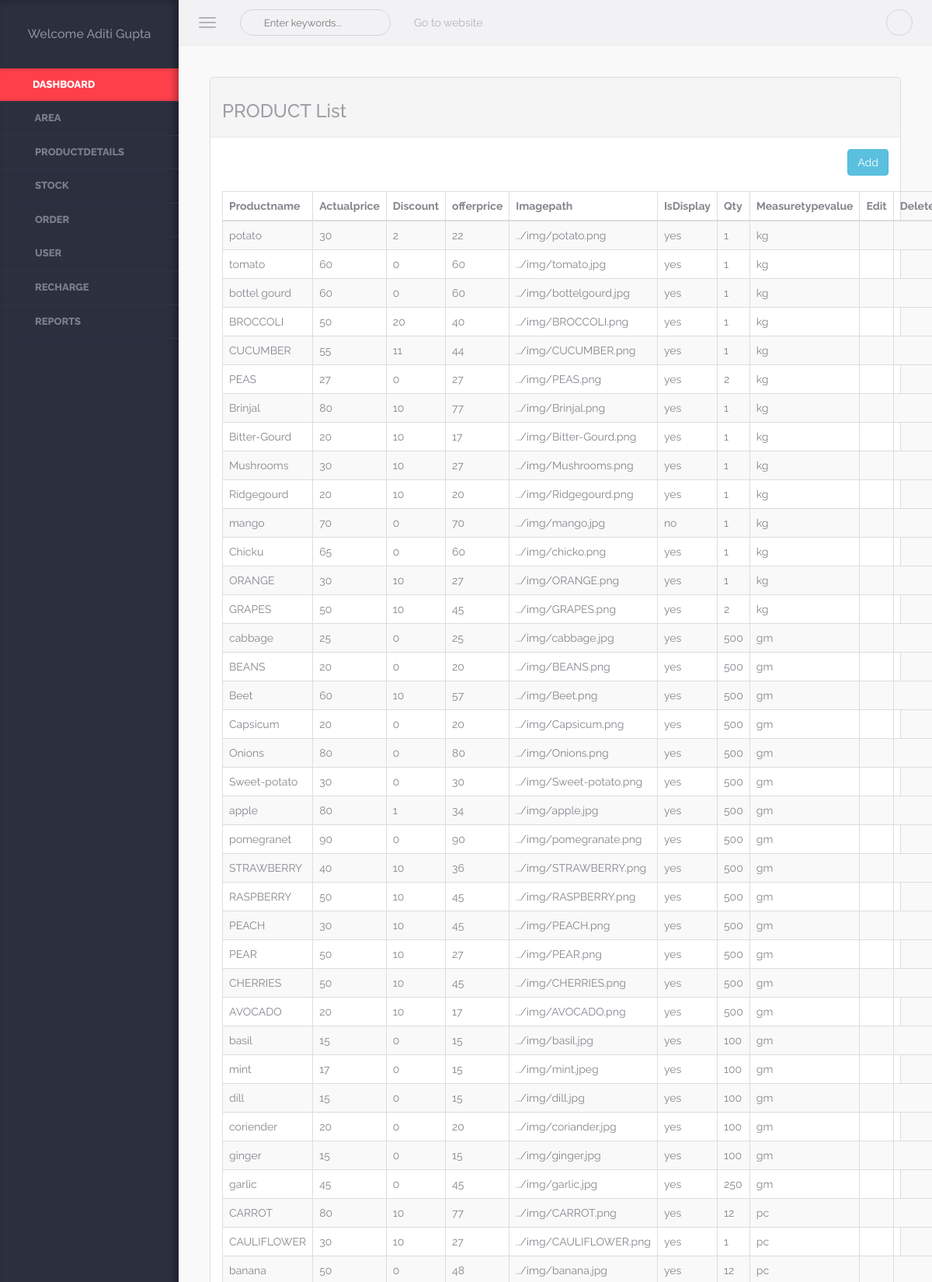
Page /admin/display_product.php (signed in, upper part) on the committed database.
### tables this page shows
CREATE TABLE `user` (
  `Userid` int(5) NOT NULL,
  `Username` varchar(50) NOT NULL,
  `Password` varchar(8) NOT NULL,
  `Usertypeid` int(5) NOT NULL,
  `Fname` varchar(50) NOT NULL,
  `Lname` varchar(50) NOT NULL,
  `Mobileno` bigint(10) NOT NULL,
  `Address` varchar(100) NOT NULL,
  `Areaid` int(5) NOT NULL,
  `Email` varchar(50) NOT NULL,
  `DOB` date NOT NULL,
  `DOL` datetime NOT NULL,
  `Visitcnt` int(5) NOT NULL,
  `Isauthenticate` bit(1) NOT NULL
);

CREATE TABLE `product` (
  `Productid` int(5) NOT NULL,
  `Productname` varchar(50) NOT NULL,
  `Actualprice` int(5) NOT NULL,
  `Discount` int(5) NOT NULL DEFAULT '0',
  `Offerprice` int(5) NOT NULL,
  `Categoryid` int(5) NOT NULL,
  `Imagepath` varchar(50) NOT NULL,
  `Isdisplay` bit(1) NOT NULL,
  `Description` varchar(100) NOT NULL,
  `Qty` int(5) NOT NULL,
  `Measuretypeid` int(5) NOT NULL
);

CREATE TABLE `measuretype` (
  `Measuretypeid` int(5) NOT NULL,
  `Measuretypevalue` varchar(50) NOT NULL,
  `Isdisplay` bit(1) NOT NULL
);

### Class/User.php (called while the page is built, shortened)
<?php
class User
{
	public function display1($uid)
	{
			$conn=new mysqli("localhost","root","","db_alboutveggies");
			$qry="SELECT Fname,Lname,Mobileno,Address,Email FROM User WHERE Userid=".$uid;
			$data=mysqli_query($conn,$qry);
			return $data;
				}
}
?>

### Class/Product.php (called while the page is built, shortened)
<?php
class Product
{
	public function displayall()
	{
			$conn=new mysqli("localhost","root","","db_alboutveggies");
			$qry="SELECT Product.Productid,Product.Productname,Product.Actualprice,Product.Discount,Product.Offerprice,Category.Categoryname,Product.Imagepath, Product.Isdisplay,Product.Description,Product.Qty,Measuretype.Measuretypevalue FROM Product,Category,Measuretype WHERE Product.Categoryid=Category.Categoryid AND Product.Measuretypeid=Measuretype.Measuretypeid";
			$data=mysqli_query($conn,$qry);
			return $data;
	}
}
?>

### admin/display_product.php (the view, shortened to what this page needs)
<?php
	include_once("header.php");
?>
<div class="warper container-fluid">
<?php
include_once("../class/Product.php");
$obj=new Product();
if(isset($_GET["Id"]))
	{
		$cid=$_GET["Id"];
		$rec=$obj->select($cid);
	}
	else
	{
		$rec=$obj->displayall();
	}
$data="<body><div class='warper container-fluid'>
                <div class='panel panel-default'>
                    <div class='panel-heading'><h3>PRODUCT List</h3></div>
                    <div class='panel-body'>
					<form class='form-horizontal' method='post'>
					<div align=right>
					   <input type=submit class='btn btn-info' Name=btnPro value=' Add '>
					</div>
					</form>
					<br>
<table cellpadding=0 cellspacing=0 border=0 class='table table-striped table-bordered' id=basic-datatable>
                            <thead>
                                <tr>
                                    <th>Productname</th>
									<th>Actualprice</th>
									<th>Discount</th>
									<th>offerprice</th>
									<th>Imagepath</th>
                                    <th>IsDisplay</th>
									<th>Qty</th>
									<th>Measuretypevalue</th>
									<th>Edit</th>
<th>Delete</th>
                                </tr>
                            </thead><tbody>";
while($result=mysqli_fetch_array($rec))
{
	if($result[7]==1)
		{
			$temp="yes";
		}
		else
		{
			$temp="no";
		}
		$data.="<tr class='odd gradeX'><td>".$result[1]."</td><td>".$result[2]."</td><td>".$result[3]."</td><td>".$result[4]."</td><td>".$result[6]."</td><td>".$temp."</td><td>".$result[9]."</td><td>".$result[10]."</td><td><a href='edit_product.php?Id=".$result[0]."'><i class='fa fa-pencil'></i> </a></td><td><a href='javascript:delete_id(".$result[0].")'><i class='fa fa-trash'></i> </a></td></tr>";
}
$data.="</tbody></table></div>
                </div></body>";
				echo $data;
?>
        </div>
          			<?php
	include_once("footer.php");
?>
</body>
</html>

### admin/header.php (shortened to what this page needs)
<!DOCTYPE html>
<html lang="en">
<head>
    <link rel="stylesheet" href="assets/css/plugins/typeahead/typeahead.css" />
    <link rel="stylesheet" href="assets/css/switch-buttons/switch-buttons.css" />
	<link rel="stylesheet" href="assets/css/bootstrap/bootstrap.css" />
    <link rel="stylesheet" href="assets/css/fontawesome/font-awesome.css" />
    <link rel="stylesheet" href="assets/css/plugins/bootstrap-tagsinput/bootstrap-tagsinput.css" />
    <link rel="stylesheet" href="assets/css/plugins/bootstrap-chosen/chosen.css" />
    <link rel="stylesheet" href="assets/css/plugins/bootstrap-datetimepicker/bootstrap-datetimepicker.css" />
    <link rel="stylesheet" href="assets/css/plugins/calendar/calendar.css" />
    <link rel="stylesheet" href="assets/css/app/app.v1.css" />
</head>
<body >
<?php
		include_once("../class/User.php");
	$obj=new User();
	$Uid=$_SESSION["uid"];
$Utid=$_SESSION["utid"];
	$rec=$obj->display1($Uid);
$data="	<aside class='left-panel'>
            <div class='user text-center'>";
	if($result=mysqli_fetch_array($rec))
	{
				$data.="<h4 class='user-name'>Welcome ".$result[0]."&nbsp;".$result[1]."</h4>";
	}
	$data.="</div>
	<nav class='navigation'>
            	<ul class='list-unstyled'>
                	<li class='active'><a href='index.php'><i class='fa fa-bookmark-o'></i><span class='nav-label'>Dashboard</span></a></li>
               ";
    if($Utid==1)
	{
       $data.="
                    <li class='has-submenu'><a href='#'><i class='fa fa-map-marker'></i> <span class='nav-label'>Area</span></a>
                    	<ul class='list-unstyled'>
						<li><a href='edit_area.php'>Add Area</a></li>
                        	<li><a href='display_area.php'>Area</a></li>
							                         </ul>
                    </li>
					<li class='has-submenu'><a href='#'><i class='fa fa-file-text-o'></i> <span class='nav-label'>Productdetails</span></a>
                    	<ul class='list-unstyled'>
						<li><a href='edit_category.php'>Add category</a></li>
						<li><a href='display_category.php'>Category</a></li>
						<li><a href='edit_product.php'>Add product</a></li>
						<li><a href='display_productcategory.php'>Product</a></li>
                            </ul>
					</li>
					<li class='has-submenu'><a href='#'><i class='fa fa-file-text-o'></i> <span class='nav-label'>Stock</span></a>
                    	<ul class='list-unstyled'>
						<li><a href='edit_measuretype.php'>Add Measuretype</a></li>
						<li><a href='display_measuretype.php'>Measuretype</a></li>
						<li><a href='edit_stock.php'>Add Stock</a></li>
						<li><a href='display_stock.php'>Stock</a></li>
						</ul>
					</li>
					<li class='has-submenu'><a href='#'><i class='fa fa-file-text-o'></i> <span class='nav-label'>Order</span></a>
                    	<ul class='list-unstyled'>
						<li><a href='display_order.php'>Order</a></li>
                            <li><a href='display_orderdetail.php'>Orderdetail</a></li>
                            <li><a href='display_orderstatus.php'>Orderstatus</a></li>
<li><a href='todayorderA.php'>Today Order</a></li>
							</ul>
					</li>
					<li class='has-submenu'><a href='display_user.php'><i class='fa fa-users'></i> <span class='nav-label'>User</span></a>
                    						</li>
				<li class='has-submenu'><a href='display_recharge.php'><i class='fa fa-money'></i> <span class='nav-label'>Recharge</span></a>
                    	</li>
					<li class='has-submenu'><a href='report.php'><i class='fa fa-users'></i> <span class='nav-label'>Reports</span></a>
                    						</li>
				";
	}
	else
	{
	$data.="	<li class='has-submenu'><a href='todayorderS.php'><i class='fa fa-child'></i> <span class='nav-label'>Today Order</span></a>
                    						</li>
				<li class='has-submenu'><a href='myorder.php'><i class='fa fa-child'></i> <span class='nav-label'>Past Order</span></a>
                    	</li>";
	}
	 $data.="    </ul>
            </nav>
    </aside>";
	echo $data;
  ?>
    <section class="content">
        <header class="top-head container-fluid">
            <button type="button" class="navbar-toggle pull-left">
                <span class="icon-bar"></span>
                <span class="icon-bar"></span>
                <span class="icon-bar"></span>
            </button>
            <form role="search" class="navbar-left app-search pull-left hidden-xs">
              <input type="text" placeholder="Enter keywords..." class="form-control form-control-circle">
         	</form>
            <nav class=" navbar-default hidden-xs" role="navigation">
                <ul class="nav navbar-nav">
                <li><a href="../website/index.php">Go to website</a></li>
              </ul>
            </nav>
            <ul class="nav-toolbar">
            	                <li class="dropdown"><a href="#" data-toggle="dropdown"><i class="fa fa-ellipsis-v"></i></a>
                </li>
            </ul>
        </header>

### admin/assets/css/app/app.v1.css (style rules this page uses)
body { background-color:#f9f9f9; color:#85868d; font-family: 'Raleway', sans-serif; position:relative; }
body, html { overflow-x:hidden; }
aside.left-panel { background-color:#2b2f3e; width:230px; position:fixed; padding:25px 0px; box-shadow:inset -5px 0px 8px rgba(0,0,0,0.3); height:100%; top:0px; left:0px; }
.user { margin-bottom:35px; }
.user h4.user-name { color:#8e909a; font-size:16px; }
.navigation { margin:20px 0px; }
.navigation > ul > li { position:relative; }
.navigation > ul > li.has-submenu:after { content:"\f105"; font-family: 'FontAwesome'; display:inline-block; position:absolute; color:#7a7e8a; right:15px; transition: all 0.4s; -moz-transition: all 0.4s; -webkit-transition: all 0.4s; -o-transition: all 0.4s; top:10px; visibility:hidden; }
.navigation > ul > li > a { display:block; padding:12px 25px; color:#7a7e8a; text-transform:uppercase; font-size:13px; text-decoration:none; font-weight:800; border-bottom:1px solid #2f3444; transition: all 0.4s; -moz-transition: all 0.4s; -webkit-transition: all 0.4s; -o-transition: all 0.4s; }
.navigation > ul > li:hover > a, .navigation > ul > li.active:hover > a, .navigation > ul > li.active > a { color:#fff; background-color: #ff404b; -webkit-box-shadow: inset -6px 0 8px -2px rgba(0,0,0,0.3); box-shadow: inset -6px 0 8px -2px rgba(0,0,0,0.3); }
.navigation ul li a i { margin-right:6px; font-size:14px; }
header { background-color:#f2f2f4; border-bottom:1px solid #ececee; padding-top:4px; padding-bottom:4px; }
.navbar-toggle { margin:8px 20px 8px 0px; display:block; padding-left:0px; }
.navbar-toggle .icon-bar { background-color:#b3b3be; }
.app-search { position:relative; margin-top:8px; margin-bottom:8px; margin-right:15px; }
.app-search .form-control, .app-search .form-control:focus { border:1px solid #d3d3db; font-size:13px; color:#c4c4cd; padding-left:30px; background:none; box-shadow:none; }
.app-search:before { content:"\f002"; position:absolute; left:12px; font-family: FontAwesome; cursor:pointer; top:7px; color:#c4c4cd; display:inline-block; }
header .navbar-default .navbar-nav > li > a { color:#b3b3be; }
.nav-toolbar { margin:8px 0px; float:right; }
.nav-toolbar > li { padding:0px; display:inline-block; margin-left:5px; position:relative; list-style:none; }
.nav-toolbar > li > a { color:#d3d3db; font-size:18px; border:1px solid #d3d3db; border-radius:50px; height:34px; width:34px; text-align:center; display:block; padding:4px; }
.content { margin-left:230px; }
.content > .container-fluid { padding-left:25px; padding-right:25px; }
.warper { padding-top:20px; padding-bottom:20px; min-height:550px; }
.btn-circle, .form-control-circle, .btn-group .btn-circle:first-child:not(:last-child):not(.dropdown-toggle) { border-radius:50px; }
.panel { margin-bottom:30px; }
.panel-heading { font-weight:700; }
.panel-default > .panel-heading, .panel-default > .panel-footer { border-color: #e8e8eb; box-shadow:none; }
.panel-default > .panel-heading, .btn-default { color:#9D9EA5; }

### rows in the picture
user: Fname "Aditi", Lname "Gupta"
product: Productname "potato", Actualprice "30", Discount "2", Offerprice "22", Imagepath "../img/potato.png", Isdisplay "yes", Qty "1", Measuretypeid.Measuretypevalue "kg"
product: Productname "tomato", Actualprice "60", Discount "0", Offerprice "60", Imagepath "../img/tomato.jpg", Isdisplay "yes", Qty "1", Measuretypeid.Measuretypevalue "kg"
product: Productname "bottel gourd", Actualprice "60", Discount "0", Offerprice "60", Imagepath "../img/bottelgourd.jpg", Isdisplay "yes", Qty "1", Measuretypeid.Measuretypevalue "kg"
product: Productname "BROCCOLI", Actualprice "50", Discount "20", Offerprice "40", Imagepath "../img/BROCCOLI.png", Isdisplay "yes", Qty "1", Measuretypeid.Measuretypevalue "kg"
product: Productname "CUCUMBER", Actualprice "55", Discount "11", Offerprice "44", Imagepath "../img/CUCUMBER.png", Isdisplay "yes", Qty "1", Measuretypeid.Measuretypevalue "kg"
product: Productname "PEAS", Actualprice "27", Discount "0", Offerprice "27", Imagepath "../img/PEAS.png", Isdisplay "yes", Qty "2", Measuretypeid.Measuretypevalue "kg"
product: Productname "Brinjal", Actualprice "80", Discount "10", Offerprice "77", Imagepath "../img/Brinjal.png", Isdisplay "yes", Qty "1", Measuretypeid.Measuretypevalue "kg"
product: Productname "Bitter-Gourd", Actualprice "20", Discount "10", Offerprice "17", Imagepath "../img/Bitter-Gourd.png", Isdisplay "yes", Qty "1", Measuretypeid.Measuretypevalue "kg"
product: Productname "Mushrooms", Actualprice "30", Discount "10", Offerprice "27", Imagepath "../img/Mushrooms.png", Isdisplay "yes", Qty "1", Measuretypeid.Measuretypevalue "kg"
product: Productname "Ridgegourd", Actualprice "20", Discount "10", Offerprice "20", Imagepath "../img/Ridgegourd.png", Isdisplay "yes", Qty "1", Measuretypeid.Measuretypevalue "kg"
product: Productname "mango", Actualprice "70", Discount "0", Offerprice "70", Imagepath "../img/mango.jpg", Isdisplay "no", Qty "1", Measuretypeid.Measuretypevalue "kg"
product: Productname "Chicku", Actualprice "65", Discount "0", Offerprice "60", Imagepath "../img/chicko.png", Isdisplay "yes", Qty "1", Measuretypeid.Measuretypevalue "kg"
product: Productname "ORANGE", Actualprice "30", Discount "10", Offerprice "27", Imagepath "../img/ORANGE.png", Isdisplay "yes", Qty "1", Measuretypeid.Measuretypevalue "kg"
product: Productname "GRAPES", Actualprice "50", Discount "10", Offerprice "45", Imagepath "../img/GRAPES.png", Isdisplay "yes", Qty "2", Measuretypeid.Measuretypevalue "kg"
product: Productname "cabbage", Actualprice "25", Discount "0", Offerprice "25", Imagepath "../img/cabbage.jpg", Isdisplay "yes", Qty "500", Measuretypeid.Measuretypevalue "gm"
product: Productname "BEANS", Actualprice "20", Discount "0", Offerprice "20", Imagepath "../img/BEANS.png", Isdisplay "yes", Qty "500", Measuretypeid.Measuretypevalue "gm"
product: Productname "Beet", Actualprice "60", Discount "10", Offerprice "57", Imagepath "../img/Beet.png", Isdisplay "yes", Qty "500", Measuretypeid.Measuretypevalue "gm"
product: Productname "Capsicum", Actualprice "20", Discount "0", Offerprice "20", Imagepath "../img/Capsicum.png", Isdisplay "yes", Qty "500", Measuretypeid.Measuretypevalue "gm"
product: Productname "Onions", Actualprice "80", Discount "0", Offerprice "80", Imagepath "../img/Onions.png", Isdisplay "yes", Qty "500", Measuretypeid.Measuretypevalue "gm"
product: Productname "Sweet-potato", Actualprice "30", Discount "0", Offerprice "30", Imagepath "../img/Sweet-potato.png", Isdisplay "yes", Qty "500", Measuretypeid.Measuretypevalue "gm"
product: Productname "apple", Actualprice "80", Discount "1", Offerprice "34", Imagepath "../img/apple.jpg", Isdisplay "yes", Qty "500", Measuretypeid.Measuretypevalue "gm"
product: Productname "pomegranet", Actualprice "90", Discount "0", Offerprice "90", Imagepath "../img/pomegranate.png", Isdisplay "yes", Qty "500", Measuretypeid.Measuretypevalue "gm"
product: Productname "STRAWBERRY", Actualprice "40", Discount "10", Offerprice "36", Imagepath "../img/STRAWBERRY.png", Isdisplay "yes", Qty "500", Measuretypeid.Measuretypevalue "gm"
product: Productname "RASPBERRY", Actualprice "50", Discount "10", Offerprice "45", Imagepath "../img/RASPBERRY.png", Isdisplay "yes", Qty "500", Measuretypeid.Measuretypevalue "gm"
product: Productname "PEACH", Actualprice "30", Discount "10", Offerprice "45", Imagepath "../img/PEACH.png", Isdisplay "yes", Qty "500", Measuretypeid.Measuretypevalue "gm"
product: Productname "PEAR", Actualprice "50", Discount "10", Offerprice "27", Imagepath "../img/PEAR.png", Isdisplay "yes", Qty "500", Measuretypeid.Measuretypevalue "gm"
product: Productname "CHERRIES", Actualprice "50", Discount "10", Offerprice "45", Imagepath "../img/CHERRIES.png", Isdisplay "yes", Qty "500", Measuretypeid.Measuretypevalue "gm"
product: Productname "AVOCADO", Actualprice "20", Discount "10", Offerprice "17", Imagepath "../img/AVOCADO.png", Isdisplay "yes", Qty "500", Measuretypeid.Measuretypevalue "gm"
product: Productname "basil", Actualprice "15", Discount "0", Offerprice "15", Imagepath "../img/basil.jpg", Isdisplay "yes", Qty "100", Measuretypeid.Measuretypevalue "gm"
product: Productname "mint", Actualprice "17", Discount "0", Offerprice "15", Imagepath "../img/mint.jpeg", Isdisplay "yes", Qty "100", Measuretypeid.Measuretypevalue "gm"
product: Productname "dill", Actualprice "15", Discount "0", Offerprice "15", Imagepath "../img/dill.jpg", Isdisplay "yes", Qty "100", Measuretypeid.Measuretypevalue "gm"
product: Productname "coriender", Actualprice "20", Discount "0", Offerprice "20", Imagepath "../img/coriander.jpg", Isdisplay "yes", Qty "100", Measuretypeid.Measuretypevalue "gm"
product: Productname "ginger", Actualprice "15", Discount "0", Offerprice "15", Imagepath "../img/ginger.jpg", Isdisplay "yes", Qty "100", Measuretypeid.Measuretypevalue "gm"
product: Productname "garlic", Actualprice "45", Discount "0", Offerprice "45", Imagepath "../img/garlic.jpg", Isdisplay "yes", Qty "250", Measuretypeid.Measuretypevalue "gm"
product: Productname "CARROT", Actualprice "80", Discount "10", Offerprice "77", Imagepath "../img/CARROT.png", Isdisplay "yes", Qty "12", Measuretypeid.Measuretypevalue "pc"
product: Productname "CAULIFLOWER", Actualprice "30", Discount "10", Offerprice "27", Imagepath "../img/CAULIFLOWER.png", Isdisplay "yes", Qty "1", Measuretypeid.Measuretypevalue "pc"
product: Productname "banana", Actualprice "50", Discount "0", Offerprice "48", Imagepath "../img/banana.jpg", Isdisplay "yes", Qty "12", Measuretypeid.Measuretypevalue "pc"
